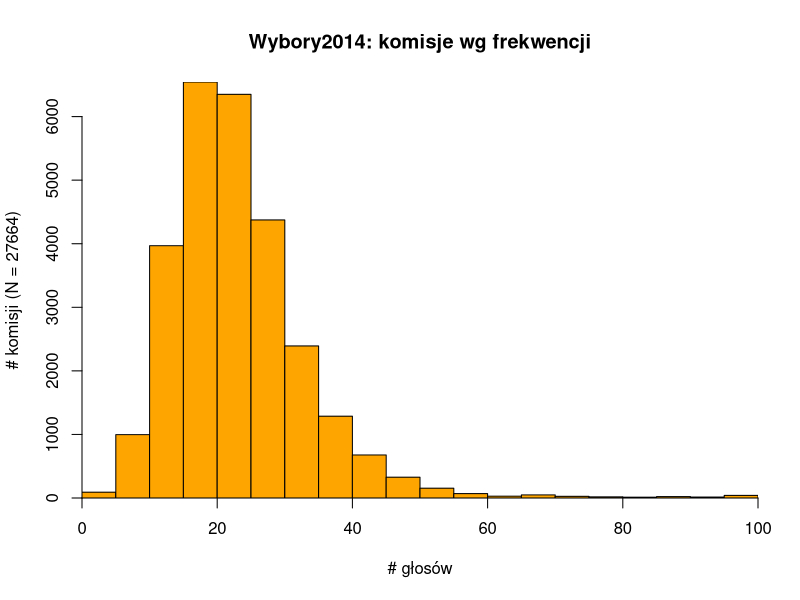
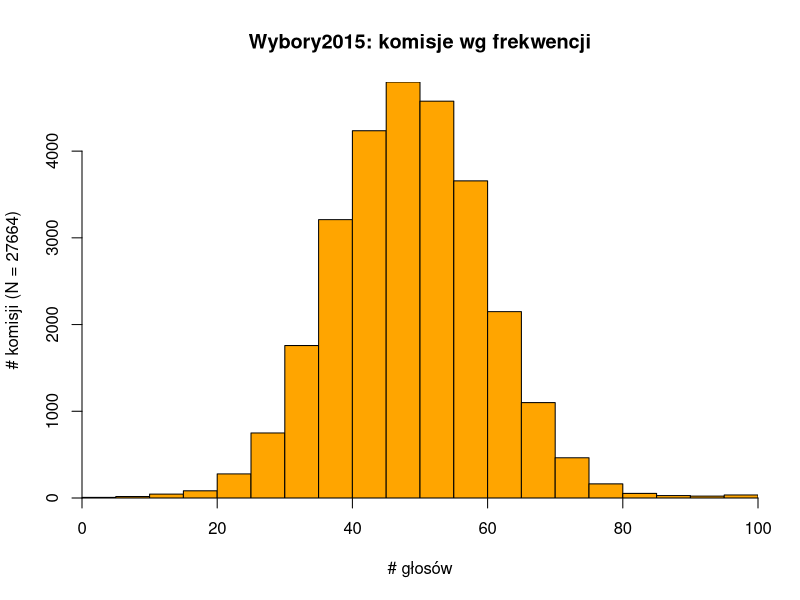
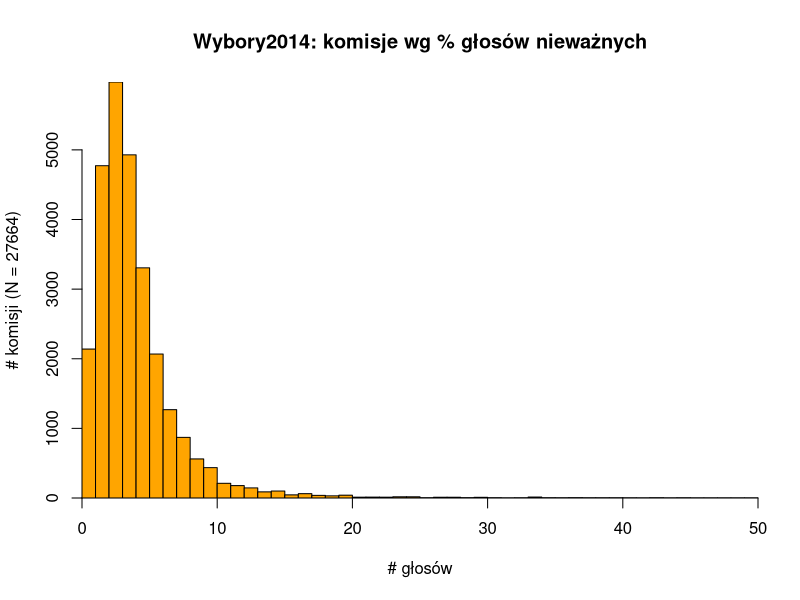

Recreate these plots in R, in order. (Note: this script raises an error after producing the figures.)
d <- read.csv("komisje-frekwencja14_15.csv", sep = ';',  header=T, na.string="NA");
# Usuń zagraniczne (nietypowe):
d <- subset (d, ( teryt != 149901 ));

str(d);


hist(d$freq, breaks=seq(0, 100, by=5),
       freq=TRUE,col="orange",main="Wybory2014: komisje wg frekwencji",
       xlab="# głosów",ylab="# komisji (N = 27664)",yaxs="i",xaxs="i")

hist(d$freq15, breaks=seq(0, 100, by=5),
       freq=TRUE,col="orange",main="Wybory2015: komisje wg frekwencji",
       xlab="# głosów",ylab="# komisji (N = 27664)",yaxs="i",xaxs="i")


d <- subset (d, ( pgnw < 50 & pgnw15 < 50 ));
str(d);
hist(d$pgnw, breaks=seq(0, 50, by=1),
       freq=TRUE,col="orange",main="Wybory2014: komisje wg % głosów nieważnych",
       xlab="# głosów",ylab="# komisji (N = 27664)",yaxs="i",xaxs="i")

hist(d$pgnw15, breaks=seq(0, 50, by=1),
       freq=TRUE,col="orange",main="Wybory2015: komisje wg % głosów nieważnych",
       xlab="# głosów",ylab="# komisji (N = 27664)",yaxs="i",xaxs="i")
